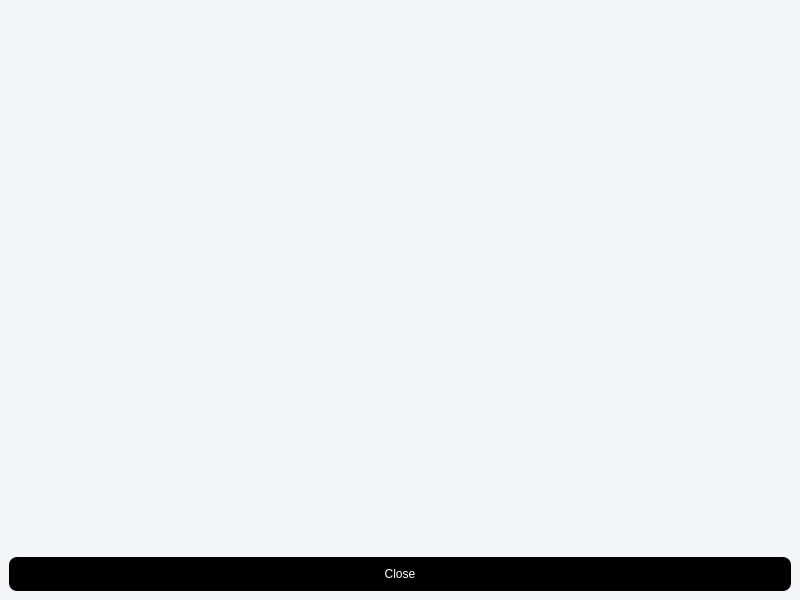
<?xml version="1.0" encoding="UTF-8"?>
<ui version="4.0">
 <class>MainWindow</class>
 <widget class="QMainWindow" name="MainWindow">
  <property name="geometry">
   <rect>
    <x>0</x>
    <y>0</y>
    <width>800</width>
    <height>600</height>
   </rect>
  </property>
  <property name="windowTitle">
   <string>Ứng dụng Học tập</string>
  </property>
  <property name="styleSheet">
   <string>background-color: #F4F5F8;</string>
  </property>
  <widget class="QWidget" name="centralwidget">
   <layout class="QVBoxLayout" name="verticalLayout">
    <item>
     <layout class="QHBoxLayout" name="horizontalLayoutTop">
      <item>
       <widget class="QFrame" name="frameFlashcards">
        </widget>
      </item>
      <item>
       <widget class="QFrame" name="frameFill">
        </widget>
      </item>
     </layout>
    </item>
    <item>
     <widget class="QFrame" name="frameReorder">
       </widget>
    </item>
    <item>
     <widget class="QPushButton" name="btnClose">
      <property name="text">
       <string>Close</string>
      </property>
      <property name="styleSheet">
       <string>
          background-color: black;
          color: white;
          border-radius: 8px;
          padding: 10px;
       </string>
      </property>
     </widget>
    </item>
   </layout>
  </widget>
 </widget>
 <resources/>
 <connections/>
</ui>
